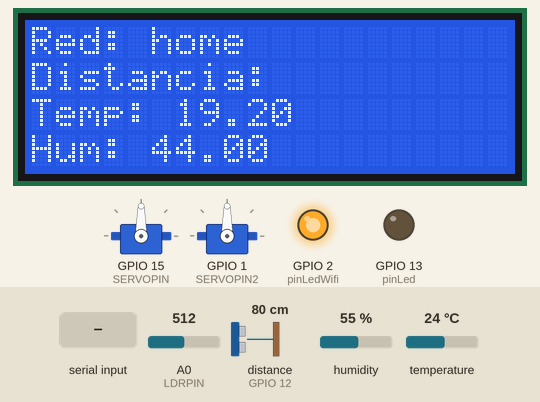
The sketch below on a simulated ESP8266 (NodeMCU). Shown: 20×4 character LCD, 2 × servo, output pins drawn as LEDs (lit = HIGH). Wiring (inferred from the names in the program): ultrasonic range finder: trigger GPIO 14; echo GPIO 12. The inputs (shaded band) are chosen by the test bench; at power-on: distance to the obstacle (sensor on GPIO 12) 80 cm, humidity 55 %, temperature 24 °C, A0 (LDRPIN) = 512. The echo pulse lasts 58.3 µs per cm; WiFi joins after 1.5 s; servers stay silent unless stated; uploads are accepted with an empty reply; pins used as bus, display or sensor lines are not drawn; what the sketch prints to the serial monitor is not drawn.

Above: at 3.03 s.
3.3 s: "5\n" received over the second serial link
At 3.9 s:
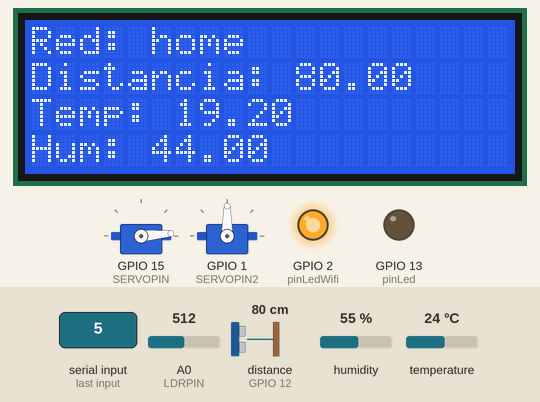
7.3 s: "90,45\n" received over the second serial link
At 8.4 s:
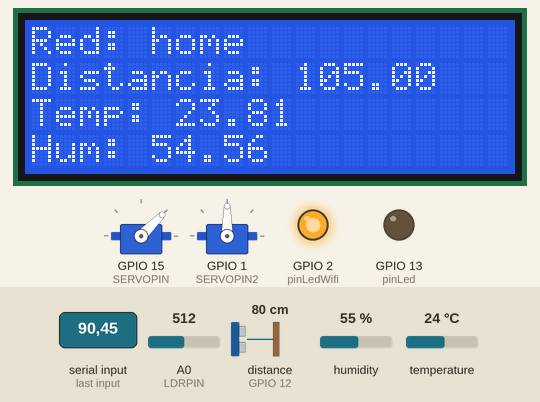
9.5 s: "30,150\n" received over the second serial link
At 11.1 s:
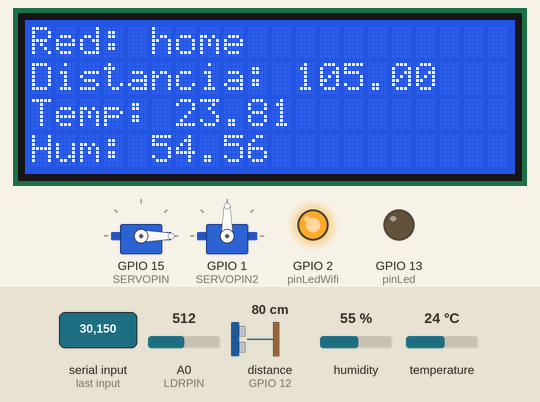
11.4 s: distance to the obstacle (sensor on GPIO 12) set to 120 cm
At 14.9 s:
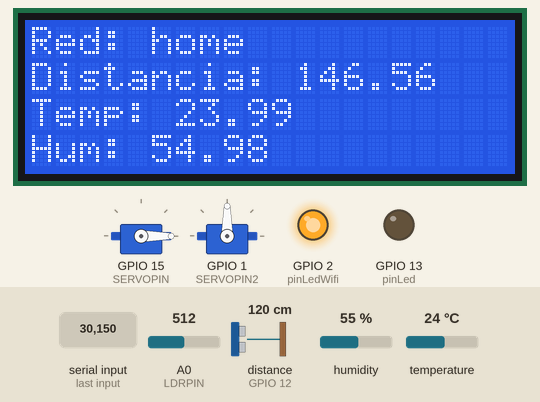
15.4 s: humidity set to 22 %
At 18.8 s:
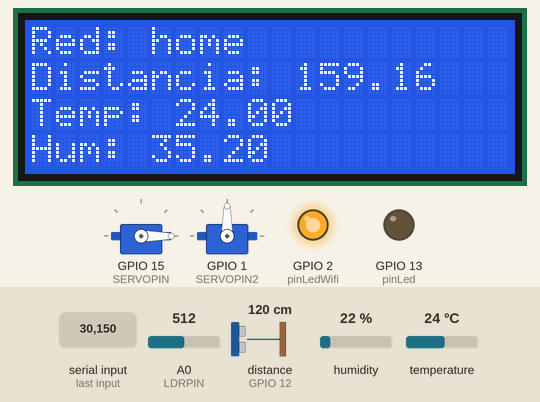
19.1 s: temperature set to 12 °C
At 22.9 s:
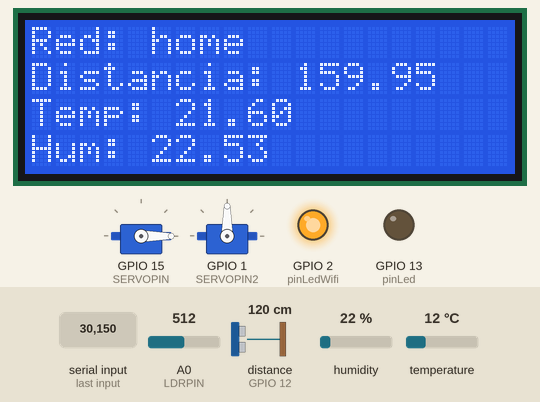
Timing chart, 0 to 23.8 s (numbered marks = the images above; inputs shaded):
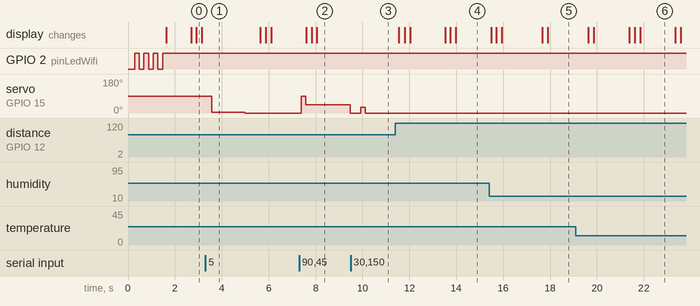

The sketch:

Prac_Final3.ino
```cpp
#include <ESP8266HTTPClient.h>
#include <ESP8266WiFi.h>
#include <LiquidCrystal_I2C.h>
#include <Ticker.h>
#include <DNSServer.h>
#include <ESP8266WebServer.h>
#include <WiFiManager.h>
#include <DHT.h>
#include <SoftwareSerial.h>
#include <Servo.h>

//SERVO MOTOR
#define SERVOPIN 15
#define SERVOPIN2 1
#define PULSOMIN 450
#define PULSOMAX 2550
Servo servoMotor;
Servo servoMotor2;

int RX = 0;
int TX = 2;
char dato;

SoftwareSerial myBT(RX,TX);

//VARIABLES DEL LED WIFI
#define pinLedWifi 2
#define pinLed 13

float ledDistancia = 15;

//VARIABLES DEL SONAR
#define pinEnvia 14
#define pinRecibe 12
float distancia;
int serieDistancia = 1;

//VARIABLES DEL DHT11
#define pinDht 3
#define typeDht DHT11
DHT dht(pinDht, typeDht); //CLASE
float h = 0;
float t = 0;
int serieTemperatura = 1;
int serieHumedad = 1;

//VARIABLES DE LA FOTORRESISTENCIA
#define LDRPIN A0
int valorLDR = 0;
int serieFotoresistencia = 1;

//DEFINICION AREGLOS PARA LOS SENSORES
#define TamArr 5
float distanciaArr[TamArr];
float temperaturaArr[TamArr];
float humedadArr[TamArr];
float fotoResistenciaArr[TamArr];

//VARIABLES DE CONTADORES
int con1 = -1;
int con2 = -1;
int con3 = -1;
int con4 = -1;

//VARIABLES MILLIS
unsigned long tiempo1 = 0;
unsigned long tiempo2 = 0;
unsigned long tiempo3 = 0;
unsigned long tiempo4 = 0;


//VARIABLES DE PROMEDIO
float promedioDistancia;
float promedioResistencia;
float promedioTemperatura;
float promedioHumedad;

//VARIABLES DE LA RED
HTTPClient http;
WiFiManager wifiManager;
#define httpPort 80
String host = "192.168.1.88";
String url = "/ServidorIOT/clsArduino.php";
String payload;

//CLASE DE LA PANTALLA LCD
LiquidCrystal_I2C lcd(0x27, 20, 4);

//DEFINICION DE TICKERS
Ticker ticWifiLed;
Ticker ticSonar;
Ticker ticTemperatura;
Ticker ticHumedad;

//FUNCIONES

//FUNCION PARA CONECTAR WIFI
void parpadearLedWifi() {
  byte estado = digitalRead(pinLedWifi);
  digitalWrite(pinLedWifi, !estado);
}

//FUNCION DEL SONAR
double funDistancia(int pinSalida, int pinEntrada){
  double distancia,t;
  digitalWrite(pinSalida,HIGH);
  delayMicroseconds(10);
  digitalWrite(pinSalida,LOW);
  t=pulseIn(pinEntrada,HIGH);
  distancia=t/58.3;
  if(distancia <=400 && distancia>=2)
  {
    return distancia;
  }else
    return -1;
}

void funLedDistancia(){
  //LECTURA PARA ANGULO DE LOS SERVOMOTORES MEDIANTE PETICIONES AL HOST
  if(http.begin("http://192.168.1.88/ServidorIOT/clsArduino.php?OPCION=10")) //Iniciar conexión
  {
    int httpCode = http.GET();  // Realizar petición

    if (httpCode > 0) {

      Serial.printf("[HTTP] Numero de respueta: %d\n", httpCode);

      if(httpCode == HTTP_CODE_OK || httpCode == HTTP_CODE_MOVED_PERMANENTLY) {

        payload = http.getString();   // Obtener respuesta
        Serial.println(payload);   // Mostrar respuesta por serial
        int dis = payload.toInt();

        //LECTURA DE SERVOMOTOR
        ledDistancia = dis;

      }
    }
    else {
      Serial.printf("[HTTP] POST... failed, error: %s\n", http.errorToString(httpCode).c_str());
    }
    http.end();
  }
  else {
    Serial.printf("[HTTP} Unable to connect\n");
  }
}


void funSonarArr (){

  distancia = funDistancia(pinEnvia, pinRecibe);
  if(distancia != -1){
    con1++;
    if(con1 < (TamArr -1)){
      distanciaArr[con1] = distancia;
    }
    else
    {
      con1 = -1;
      for(int i = 0; i < (TamArr -1) ; i++){
          promedioDistancia = promedioDistancia + distanciaArr[i];
      }

      promedioDistancia = promedioDistancia / (TamArr -1);

      lcd.setCursor(11,1);
      lcd.print("       ");
      lcd.setCursor(11,1);
      lcd.print(String(promedioDistancia));

      WiFiClient client;
      const int puerto = 80;
      String url = "/ServidorIOT/clsArduino.php";

      if(!client.connect(host, httpPort))
      {
        Serial.println("Conexion fallida");
        return;
      }

      //PETICION DE PROMESA PARA LA INSERCIONDE DATOS
      String data = "txtSerie="+ String(serieDistancia) + "&txtDistancia=" + String(promedioDistancia);

      String peticion = String("POST ") + url + "?OPCION=4" + " HTTP/1.0\r\n" +
                "Host: " + host + "\r\n" +
                "Accept: *" + "/" + "*\r\n" +
                "Content-Length: " + data.length() + "\r\n" +
                "Content-Type: application/x-www-form-urlencoded; \r\n" +
                "\r\n" + data;
      Serial.println(peticion);
      client.print(peticion);

      serieDistancia++;
    }

    if(distancia < ledDistancia){
      digitalWrite(pinLed, 1);
    }else{
      digitalWrite(pinLed, 0);
    }
  }
  Serial.print("DISTANCIA:");
  Serial.println(distancia);
  Serial.println(promedioDistancia);
}

void funTemperaturaArr (){

  //LECTURA DE LA TEMPERATURA
  t = dht.readTemperature();

  if (isnan(t)) {
    Serial.println(F("Failed to read from DHT sensor!"));
  }
  else
  {
    con2++;

    if(con2 < (TamArr -1)){
      temperaturaArr[con2] = t;
    }
    else
    {
      con2 = -1;
      for(int i = 0; i < (TamArr -1) ; i++){
        promedioTemperatura = promedioTemperatura + temperaturaArr[i];
      }

      promedioTemperatura = promedioTemperatura / TamArr;

      lcd.setCursor(6,2);
      lcd.print("       ");
      lcd.setCursor(6,2);
      lcd.print(String(promedioTemperatura));

      WiFiClient client;
      const int puerto = 80;
      String url = "/ServidorIOT/clsArduino.php";

      if(!client.connect(host, httpPort))
      {
        Serial.println("Conexion fallida");
        return;
      }

      //PETICION DE PROMESA PARA LA INSERCIONDE DATOS
      String data = "txtSerie="+ String(serieTemperatura) + "&txtTemperatura=" + String(promedioTemperatura);

      String peticion = String("POST ") + url + "?OPCION=2" + " HTTP/1.0\r\n" +
                "Host: " + host + "\r\n" +
                "Accept: *" + "/" + "*\r\n" +
                "Content-Length: " + data.length() + "\r\n" +
                "Content-Type: application/x-www-form-urlencoded; \r\n" +
                "\r\n" + data;
      Serial.println(peticion);
      client.print(peticion);

      serieTemperatura++;
    }
  }
  Serial.print("TEMPERATURA:");
  Serial.println(t);
  Serial.println(promedioTemperatura);
}

void funHumedadArr (){
  //LECTURA DE LA HUMENEDAD
  h = dht.readHumidity();

  if (isnan(h)) {
    Serial.println(F("Failed to read from DHT sensor!"));
  }
  else
  {
    con3++;

    if(con3 < (TamArr -1)){
      humedadArr[con3] = h;
    }
    else
    {
      con3 = -1;
      for(int i = 0; i < (TamArr -1) ; i++){
        promedioHumedad = promedioHumedad + humedadArr[i];
      }

      promedioHumedad = promedioHumedad / TamArr;

      lcd.setCursor(5,3);
      lcd.print("       ");
      lcd.setCursor(5,3);
      lcd.print(String(promedioHumedad));

      WiFiClient client;
      const int puerto = 80;
      String url = "/ServidorIOT/clsArduino.php";

      if(!client.connect(host, httpPort))
      {
        Serial.println("Conexion fallida");
        return;
      }

      //PETICION DE PROMESA PARA LA INSERCIONDE DATOS
      String data = "txtSerie="+ String(serieHumedad) + "&txtHumedad=" + String(promedioHumedad);

      String peticion = String("POST ") + url + "?OPCION=3" + " HTTP/1.0\r\n" +
                "Host: " + host + "\r\n" +
                "Accept: *" + "/" + "*\r\n" +
                "Content-Length: " + data.length() + "\r\n" +
                "Content-Type: application/x-www-form-urlencoded; \r\n" +
                "\r\n" + data;
      Serial.println(peticion);
      client.print(peticion);

      serieHumedad++;
    }
  }
  Serial.print("HUMADA:");
  Serial.println(h);
  Serial.print(promedioHumedad);
}

void funFotoResistenciaArr (){
  promedioResistencia = 0;

  valorLDR = analogRead(LDRPIN);

  if(valorLDR != -1){
    con4++;
    if(con4 < (TamArr -1)){
      fotoResistenciaArr[con4] = valorLDR;
    }
    else
    {
      con4 = -1;
      for(int i = 0; i < (TamArr -1) ; i++){
          promedioResistencia = promedioResistencia + fotoResistenciaArr[i];
      }

      promedioResistencia = promedioResistencia / TamArr;

      WiFiClient client;
      const int puerto = 80;
      String url = "/ServidorIOT/clsArduino.php";

      if(!client.connect(host, httpPort))
      {
        Serial.println("Conexion fallida");
        return;
      }

      //PETICION DE PROMESA PARA LA INSERCIONDE DATOS
      String data = "txtSerie="+ String(serieFotoresistencia) + "&txtLuminosidad=" + String(promedioResistencia);

      String peticion = String("POST ") + url + "?OPCION=1" + " HTTP/1.0\r\n" +
                "Host: " + host + "\r\n" +
                "Accept: *" + "/" + "*\r\n" +
                "Content-Length: " + data.length() + "\r\n" +
                "Content-Type: application/x-www-form-urlencoded; \r\n" +
                "\r\n" + data;
      Serial.println(peticion);
      client.print(peticion);

      serieFotoresistencia++;

    }
  }
  Serial.print("Luminosidad: ");
  Serial.println(valorLDR);
  Serial.println(promedioResistencia);
}


void setup() {

  Serial.begin(115200);
  Serial.println("");
  myBT.begin(38400);

  //INICIALIZACION DE LA PANTALLA LCD
  lcd.init();
  lcd.backlight();

  //AVILITACION DEL LED WIFI
  pinMode(pinLedWifi, OUTPUT);
  pinMode(pinLed, OUTPUT);

  //AVILITADOR DEL SONAR
  pinMode(pinEnvia, OUTPUT);
  pinMode(pinRecibe, INPUT);
  digitalWrite(pinEnvia, LOW);

  //INICIALIZACION DE LA CONEXION A LA RED
  lcd.setCursor(0,0);
  lcd.print("Buscando WIFI..");
  ticWifiLed.attach(0.2, parpadearLedWifi);

  //AVILITACION DEL WIFIMANAGER
  wifiManager.autoConnect("Tavo", "12345678");
  Serial.print("Ya estas conectado");

  //DESABILITACION DEL TICLED
  ticWifiLed.detach();
  digitalWrite(pinLedWifi, 1);

  //MENSAJE NUEVO
  Serial.print("Conectado a la red ");
  Serial.println(WiFi.SSID());
  lcd.setCursor(0,0);
  lcd.print("                 ");
  lcd.setCursor(0,0);
  lcd.print(String("Red: " +  WiFi.SSID()));

  //AVILITACION DEL SONAR EL LA PANTALLA LCD
  lcd.setCursor(0,1);
  lcd.print("Distancia:");
  digitalWrite(pinEnvia,LOW);
  //ticSonar.attach(0.1,funSonarArr);

  //AVILITACION DE LA TEMPERATURA
  lcd.setCursor(0,2);
  lcd.print("Temp:");
  //ticTemperatura.attach(0.1,funTemperaturaArr);

  //AVILITACION DE LA HUMEDAD
  lcd.setCursor(0,3);
  lcd.print("Hum:");
  //ticHumedad.attach(0.1,funHumedadArr);

  //SERVOMOTOR
  servoMotor.attach(SERVOPIN,PULSOMIN,PULSOMAX);
  servoMotor2.attach(SERVOPIN2,PULSOMIN,PULSOMAX);

  //INICIALIZACION DE TIEMPO
  tiempo1 = millis();
  tiempo2 = millis();
  tiempo3 = millis();
  tiempo4 = millis();

}

void loop() {

  if(myBT.available())
  {
    dato = myBT.parseInt();
    Serial.print(dato);
    servoMotor.write(dato);
  }

  if(millis() > tiempo1 + 200){
    tiempo1 = millis();
    funFotoResistenciaArr();
  }

  if(millis() > tiempo2 + 200){
    tiempo2 = millis();
    funTemperaturaArr();
  }

  if(millis() > tiempo3 + 200){
    tiempo3 = millis();
    funHumedadArr();
  }

  if(millis() > tiempo4 + 200){
    tiempo4 = millis();
    funSonarArr();
  }

  funLedDistancia();

}
```

Measured:
- after the input at 3.3 s, servo on GPIO 15 (SERVOPIN): 90° → 5° after 0.26 s, → 0° 1.4 s later
- after the input at 7.3 s, servo on GPIO 15 (SERVOPIN): 0° → 90° after 0.08 s, → 45° 0.21 s later, → 0° 1.9 s later
- after the input at 9.5 s, servo on GPIO 15 (SERVOPIN): 0° → 30° after 0.42 s, → 0° 0.21 s later
